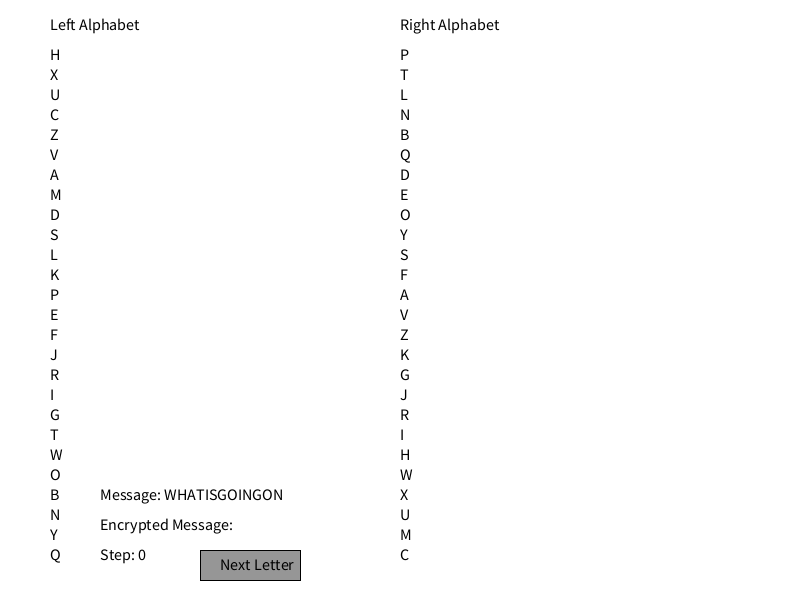
Frame 1 (no input)
Frame 60 (the mouse pressed at the canvas centre just before this capture): identical to frame 1, image omitted
Frame 120 (the mouse held since frame 60 and released just before this capture): identical to frame 1, image omitted

The Processing sketch that drew this single still picture (run headless with seeded random() and noise(); from frame 60 on, the mouse is pressed at the canvas centre):

// Processing sketch: chaocipher
// ── chaocipher.pde
char[] leftAlphabet = "HXUCZVAMDSLKPEFJRIGTWOBNYQ".toCharArray();
char[] rightAlphabet = "PTLNBQDEOYSFAVZKGJRIHWXUMC".toCharArray();
String message = "WHATISGOINGON";  // Example message
String encryptedMessage = "";
int step = 0;

void setup() {
    size(800, 600); 
    textSize(16);
}

void draw() {
    background(255);
    drawAlphabets(leftAlphabet, rightAlphabet);
    fill(0);
    text("Message: " + message, 100, 500);
    text("Encrypted Message: " + encryptedMessage, 100, 530);
    text("Step: " + step, 100, 560);
    drawButtons();
}

void drawAlphabets(char[] leftAlphabet, char[] rightAlphabet) {
    fill(0);
    text("Left Alphabet", 50, 30);
    text("Right Alphabet", 400, 30);
    for (int i = 0; i < leftAlphabet.length; i++) {
        text(leftAlphabet[i], 50, 60 + i * 20); // Draw left alphabet
        text(rightAlphabet[i], 400, 60 + i * 20); // Draw right alphabet
    }
}

void drawButtons() {
    fill(150);
    rect(200, 550, 100, 30);
    fill(0);
    text("Next Letter", 220, 570);
}

void mousePressed() {
    if (mouseX > 200 && mouseX < 300 && mouseY > 550 && mouseY < 580) {
        if (step < message.length()) {
            char encryptedChar = processNextStep(message.charAt(step), leftAlphabet, rightAlphabet);
            encryptedMessage += encryptedChar;
            step++;
        }
    }
}

char processNextStep(char currentChar, char[] leftAlphabet, char[] rightAlphabet) {
    int position = findPosition(leftAlphabet, currentChar);
    if (position != -1) {
        char encryptedChar = rightAlphabet[position];
        permuteAlphabets(leftAlphabet, rightAlphabet, position);
        return encryptedChar;
    }
    return currentChar; // If character not found, return it as is
}

int findPosition(char[] alphabet, char character) {
    for (int i = 0; i < alphabet.length; i++) {
        if (alphabet[i] == character) {
            return i;
        }
    }
    return -1; // character not found
}

void permuteAlphabets(char[] leftAlphabet, char[] rightAlphabet, int position) {
    // Rotate the left alphabet based on the position
    rotateArray(leftAlphabet, position + 1);
    // Rotate the right alphabet based on the position
    rotateArray(rightAlphabet, position);

    // Move the left character at (position + 1) to the end and rotate the rest
    moveCharAndRotate(leftAlphabet, position + 1);
    // Move the right character at (position) to the end and rotate the rest
    moveCharAndRotate(rightAlphabet, position);
}

void rotateArray(char[] array, int positions) {
    for (int i = 0; i < positions; i++) {
        char first = array[0];
        System.arraycopy(array, 1, array, 0, array.length - 1);
        array[array.length - 1] = first;
    }
}

void moveCharAndRotate(char[] array, int position) {
    char temp = array[position];
    System.arraycopy(array, position + 1, array, position, array.length - position - 1);
    array[array.length - 1] = temp;
}
